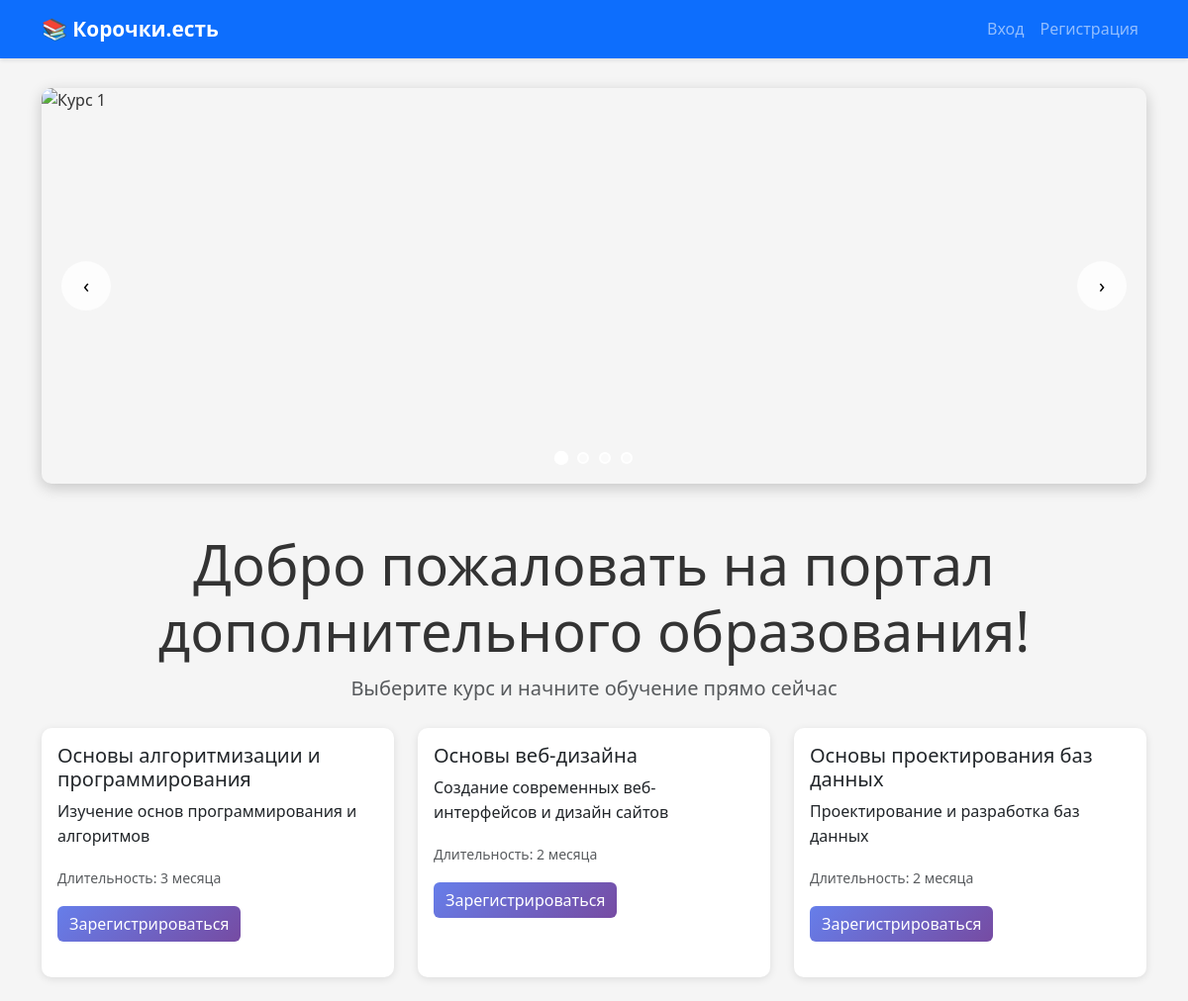
The page / on the database its author committed.
### tables this page shows
CREATE TABLE courses (
    id INT AUTO_INCREMENT PRIMARY KEY,
    name VARCHAR(200) NOT NULL,
    description TEXT,
    duration VARCHAR(50),
    created_at TIMESTAMP DEFAULT CURRENT_TIMESTAMP
);

### index.php (the view, shortened to what this page needs)
<?php
$database = new Database();
$db = $database->getConnection();
$courses_query = "SELECT * FROM courses ORDER BY id";
$courses_stmt = $db->prepare($courses_query);
$courses_stmt->execute();
$courses = $courses_stmt->fetchAll(PDO::FETCH_ASSOC);
?>
<!DOCTYPE html>
<html lang="ru">
<head>
    <link href="https://cdn.jsdelivr.net/npm/bootstrap@5.3.0/dist/css/bootstrap.min.css" rel="stylesheet">
    <link rel="stylesheet" href="assets/css/style.css">
</head>
<body>
    <nav class="navbar navbar-expand-lg navbar-dark bg-primary">
        <div class="container">
            <a class="navbar-brand" href="index.php">📚 Корочки.есть</a>
            <div class="collapse navbar-collapse" id="navbarNav">
                <div class="navbar-nav ms-auto">
                    <?php if(isset($_SESSION['user_id'])): ?>
                        <a class="nav-link" href="pages/applications.php">Мои заявки</a>
                        <a class="nav-link" href="pages/create_application.php">Подать заявку</a>
                        <?php if($_SESSION['role'] == 'admin'): ?>
                            <a class="nav-link" href="pages/admin.php">Админ панель</a>
                        <?php endif; ?>
                        <span class="nav-link"><?php echo htmlspecialchars($_SESSION['full_name']); ?></span>
                        <a class="nav-link" href="api/logout.php">Выход</a>
                    <?php else: ?>
                        <a class="nav-link" href="pages/login.php">Вход</a>
                        <a class="nav-link" href="pages/register.php">Регистрация</a>
                    <?php endif; ?>
                </div>
            </div>
        </div>
    </nav>
    <div class="container mt-4">
        <div class="slider-container">
            <div class="slider-wrapper" id="sliderWrapper">
                <img src="assets/images/slider/slide1.jpg" alt="Курс 1" class="slider-slide">
            </div>
            <button class="slider-controls slider-prev" onclick="changeSlide(-1)">‹</button>
            <button class="slider-controls slider-next" onclick="changeSlide(1)">›</button>
            <div class="slider-dots" id="sliderDots"></div>
        </div>
        <div class="text-center mt-5 mb-4 fade-in">
            <h1 class="display-4">Добро пожаловать на портал дополнительного образования!</h1>
            <p class="lead text-muted">Выберите курс и начните обучение прямо сейчас</p>
        </div>
        <div class="row mt-4">
            <?php foreach($courses as $course): ?>
            <div class="col-md-4 mb-4">
                <div class="card h-100">
                    <div class="card-body">
                        <h5 class="card-title"><?php echo htmlspecialchars($course['name']); ?></h5>
                        <p class="card-text"><?php echo htmlspecialchars($course['description']); ?></p>
                        <p class="text-muted"><small>Длительность: <?php echo htmlspecialchars($course['duration']); ?></small></p>
                        <?php if(isset($_SESSION['user_id']) && $_SESSION['role'] != 'admin'): ?>
                            <a href="pages/create_application.php?course_id=<?php echo $course['id']; ?>" class="btn btn-primary">Записаться на курс</a>
                        <?php elseif(!isset($_SESSION['user_id'])): ?>
                            <a href="pages/register.php" class="btn btn-primary">Зарегистрироваться</a>
                        <?php endif; ?>
                    </div>
                </div>
            </div>
            <?php endforeach; ?>
        </div>
    </div>
</body>
</html>

### assets/css/style.css (style rules this page uses)
* { margin: 0; padding: 0; box-sizing: border-box; }
body { font-family: 'Segoe UI', Tahoma, Geneva, Verdana, sans-serif; background-color: #f5f5f5; color: #333; line-height: 1.6; }
.navbar { box-shadow: 0 2px 4px rgba(0,0,0,0.1); }
.navbar-brand { font-weight: bold; font-size: 1.3rem; }
.card { border: none; border-radius: 10px; box-shadow: 0 2px 8px rgba(0,0,0,0.1); transition: transform 0.3s ease, box-shadow 0.3s ease; margin-bottom: 20px; }
.btn-primary { background: linear-gradient(135deg, #667eea 0%, #764ba2 100%); border: none; transition: all 0.3s ease; }
.slider-container { position: relative; max-width: 100%; margin: 30px auto; overflow: hidden; border-radius: 10px; box-shadow: 0 4px 15px rgba(0,0,0,0.2); }
.slider-wrapper { display: flex; transition: transform 0.5s ease; }
.slider-slide { min-width: 100%; height: 400px; object-fit: cover; }
.slider-controls { position: absolute; top: 50%; transform: translateY(-50%); background: rgba(255,255,255,0.8); border: none; width: 50px; height: 50px; border-radius: 50%; font-size: 20px; cursor: pointer; transition: all 0.3s ease; z-index: 10; }
.slider-prev { left: 20px; }
.slider-next { right: 20px; }
.slider-dots { position: absolute; bottom: 20px; left: 50%; transform: translateX(-50%); display: flex; gap: 10px; z-index: 10; }
.fade-in { animation: fadeIn 0.5s ease; }

### rows shown on the page
courses: name "Основы алгоритмизации и программирования", description "Изучение основ программирования и алгоритмов", duration "3 месяца"
courses: name "Основы веб-дизайна", description "Создание современных веб-интерфейсов и дизайн сайтов", duration "2 месяца"
courses: name "Основы проектирования баз данных", description "Проектирование и разработка баз данных", duration "2 месяца"
